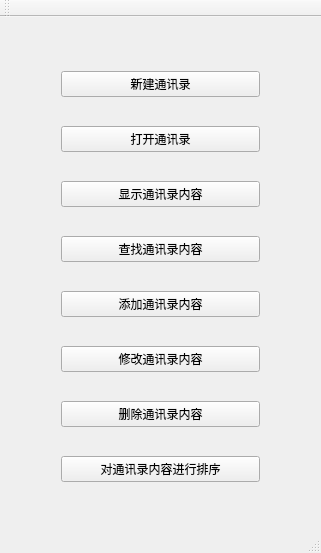
<?xml version="1.0" encoding="UTF-8"?>
<ui version="4.0">
 <class>MainWindow</class>
 <widget class="QMainWindow" name="MainWindow">
  <property name="geometry">
   <rect>
    <x>0</x>
    <y>0</y>
    <width>321</width>
    <height>553</height>
   </rect>
  </property>
  <property name="windowTitle">
   <string>学生通讯录管理系统</string>
  </property>
  <widget class="QWidget" name="centralWidget">
   <widget class="QWidget" name="verticalLayoutWidget">
    <property name="geometry">
     <rect>
      <x>50</x>
      <y>20</y>
      <width>221</width>
      <height>481</height>
     </rect>
    </property>
    <layout class="QVBoxLayout" name="verticalLayout">
     <item>
      <widget class="QPushButton" name="createButton">
       <property name="text">
        <string>新建通讯录</string>
       </property>
      </widget>
     </item>
     <item>
      <widget class="QPushButton" name="openButton">
       <property name="text">
        <string>打开通讯录</string>
       </property>
      </widget>
     </item>
     <item>
      <widget class="QPushButton" name="showButton">
       <property name="text">
        <string>显示通讯录内容</string>
       </property>
      </widget>
     </item>
     <item>
      <widget class="QPushButton" name="searchButton">
       <property name="text">
        <string>查找通讯录内容</string>
       </property>
      </widget>
     </item>
     <item>
      <widget class="QPushButton" name="addButton">
       <property name="text">
        <string>添加通讯录内容</string>
       </property>
      </widget>
     </item>
     <item>
      <widget class="QPushButton" name="modifyButton">
       <property name="text">
        <string>修改通讯录内容</string>
       </property>
      </widget>
     </item>
     <item>
      <widget class="QPushButton" name="deleteButton">
       <property name="text">
        <string>删除通讯录内容</string>
       </property>
      </widget>
     </item>
     <item>
      <widget class="QPushButton" name="sortButton">
       <property name="text">
        <string>对通讯录内容进行排序</string>
       </property>
      </widget>
     </item>
    </layout>
   </widget>
  </widget>
  <widget class="QMenuBar" name="menuBar">
   <property name="geometry">
    <rect>
     <x>0</x>
     <y>0</y>
     <width>321</width>
     <height>17</height>
    </rect>
   </property>
  </widget>
  <widget class="QToolBar" name="mainToolBar">
   <attribute name="toolBarArea">
    <enum>TopToolBarArea</enum>
   </attribute>
   <attribute name="toolBarBreak">
    <bool>false</bool>
   </attribute>
  </widget>
  <widget class="QStatusBar" name="statusBar"/>
 </widget>
 <layoutdefault spacing="6" margin="11"/>
 <resources/>
 <connections/>
</ui>
